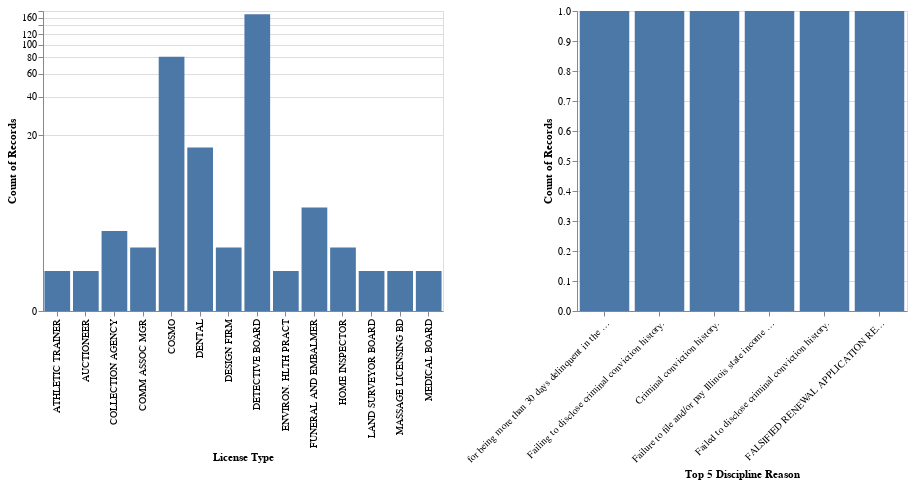

The notebook cell this image was saved under:
### Code cell
select = alt.selection_point(fields=['License Type'], name="select", on="click")
# highlight = alt.selection_point(fields=['License Type'], name="highlight", on="pointerover", empty=False)

stroke_width = (
    alt.when(select).then(alt.value(2, empty=False))
    .otherwise(alt.value(0))
)
base = alt.Chart(discipline_data).add_params(
    select,
    # highlight
)
top_chart = base.mark_bar().encode(
    x=alt.X('License Type:N'),
    y=alt.Y('count():Q', scale=alt.Scale(type='symlog')),
    fillOpacity=alt.when(select).then(alt.value(1)).otherwise(alt.value(0.3)),
    strokeWidth=stroke_width,
    tooltip=['License Type', 'count()']
).add_params(
    select,
    # highlight
).properties(width = 400)
bottom_chart = base.mark_bar().encode(
    x=alt.X('Discipline Reason:N', 
            sort='-y',
            axis=alt.Axis(labelAngle=-45, labelLimit=200, title='Top 5 Discipline Reason')),
    y=alt.Y('count():Q'),
    tooltip=['Discipline Reason:N', 'count():Q']
).transform_filter(
    select
).transform_aggregate(
    count='count()',
    groupby=['Discipline Reason']
).transform_window(
    rank='rank()',
    sort=[alt.SortField('count', order='descending')]
).transform_filter(
    alt.datum.rank <= 5
).properties(width=330)

discipline_chart = top_chart | bottom_chart
discipline_chart

### Figure 1 — Vega-Lite specification as saved in the notebook (floating-point values rounded to 4 significant figures; data arrays with more than 128 entries replaced by an {"elided": "..."} marker saying what was removed)
{"config": {"view": {"continuousWidth": 300, "continuousHeight": 300}}, "hconcat": [{"mark": {"type": "bar"}, "encoding": {"fillOpacity": {"condition": [{"param": "select", "value": 1}], "value": 0.3}, "strokeWidth": {"condition": [{"param": "select", "value": 2, "empty": false}], "value": 0}, "tooltip": [{"field": "License Type", "type": "nominal"}, {"aggregate": "count", "type": "quantitative"}], "x": {"field": "License Type", "type": "nominal"}, "y": {"aggregate": "count", "scale": {"type": "symlog"}, "type": "quantitative"}}, "name": "view_59", "width": 400}, {"mark": {"type": "bar"}, "encoding": {"tooltip": [{"field": "Discipline Reason", "type": "nominal"}, {"aggregate": "count", "type": "quantitative"}], "x": {"axis": {"labelAngle": -45, "labelLimit": 200, "title": "Top 5 Discipline Reason"}, "field": "Discipline Reason", "sort": "-y", "type": "nominal"}, "y": {"aggregate": "count", "type": "quantitative"}}, "name": "view_60", "transform": [{"filter": {"param": "select"}}, {"aggregate": [{"op": "count", "as": "count"}], "groupby": ["Discipline Reason"]}, {"window": [{"op": "rank", "field": "", "as": "rank"}], "sort": [{"field": "count", "order": "descending"}]}, {"filter": "(datum.rank <= 5)"}], "width": 330}], "data": {"name": "data-a0c6d935a8581701d624f6a6ec66852e"}, "params": [{"name": "select", "select": {"type": "point", "fields": ["License Type"], "on": "click"}, "views": ["view_59", "view_60"]}], "$schema": "https://vega.github.io/schema/vega-lite/v5.20.1.json", "datasets": {"data-a0c6d935a8581701d624f6a6ec66852e": {"elided": "287 records"}}}
